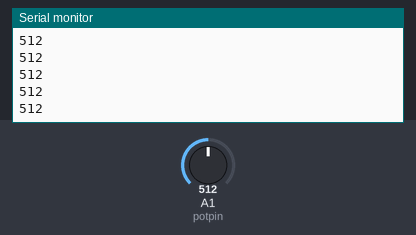
Recording of a sketch running on a simulated Arduino Uno, built with avr-gcc and run on an emulated ATmega328P. Shown: the last lines printed to the serial monitor. The inputs (shaded band) are chosen by the test bench; at power-on: A1 (potpin) = 512.

Above: at 1.2 s.
1.3 s: A1 (potpin) set to 716
At 1.31 s:
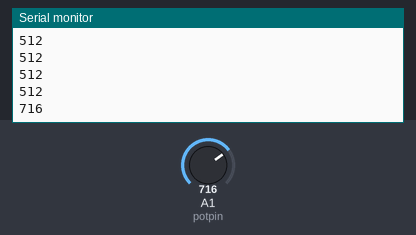
2.8 s: A1 (potpin) set to 900
At 2.81 s:
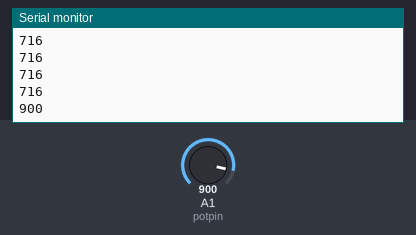
Timing chart, 0 to 5.8 s (numbered marks = the images above; inputs shaded):
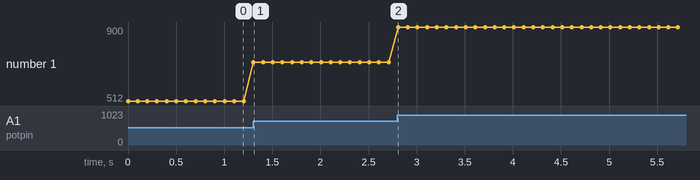

Measured:
- after the input at 1.3 s, the serial monitor: prints a new line at once (image 1)
- after the input at 2.8 s, the serial monitor: prints a new line at once (image 2)
- plotted number 1: 512 → 716 after the input at 1.3 s, 716 → 900 after the input at 2.8 s

The sketch:

potentiometer.ino
```cpp
// (licence header left out)
int potpin = A1;//Define analog interface A1
int val = 0;//Temporary variable value from sensor

/*
* Function       setup
* @author        Jessica
* @date          2019.8.21
* @brief         Initial configuration
* @param[in]     void
* @retval        void
* @par History   no
*/
void setup()
{
  pinMode(potpin,INPUT);//set analog interface A1 pin to input mode
  Serial.begin(9600);
}

/*
* Function       loop
* @author        Jessica
* @date          2019.8.21
* @brief         main function,Print the acquired potentiometer value to the serial port, and the measured value will jump between 200 and 450
* @param[in]     void
* @retval        void
* @par History   no
*/
void loop()
{
  val = analogRead(potpin);//Read the analog value of the potentiometer and assign it to val
  Serial.println(val);//Serial port print val variable
  delay(100);//delay 0.01s
}
```
